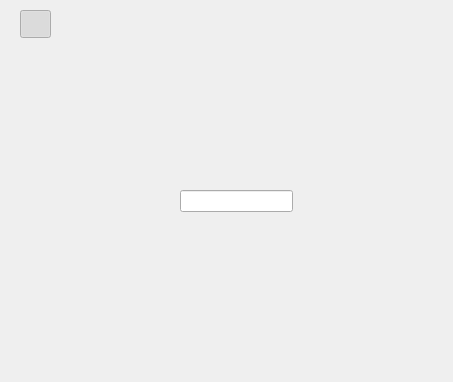
<?xml version="1.0" encoding="UTF-8"?>
<ui version="4.0">
 <class>client_log</class>
 <widget class="QWidget" name="client_log">
  <property name="geometry">
   <rect>
    <x>0</x>
    <y>0</y>
    <width>453</width>
    <height>382</height>
   </rect>
  </property>
  <property name="windowTitle">
   <string>Form</string>
  </property>
  <widget class="QLineEdit" name="line_idd">
   <property name="geometry">
    <rect>
     <x>180</x>
     <y>190</y>
     <width>113</width>
     <height>22</height>
    </rect>
   </property>
  </widget>
  <widget class="QPushButton" name="push_id">
   <property name="geometry">
    <rect>
     <x>20</x>
     <y>10</y>
     <width>31</width>
     <height>28</height>
    </rect>
   </property>
   <property name="text">
    <string/>
   </property>
   <property name="checkable">
    <bool>true</bool>
   </property>
   <property name="checked">
    <bool>true</bool>
   </property>
  </widget>
 </widget>
 <resources/>
 <connections/>
</ui>
